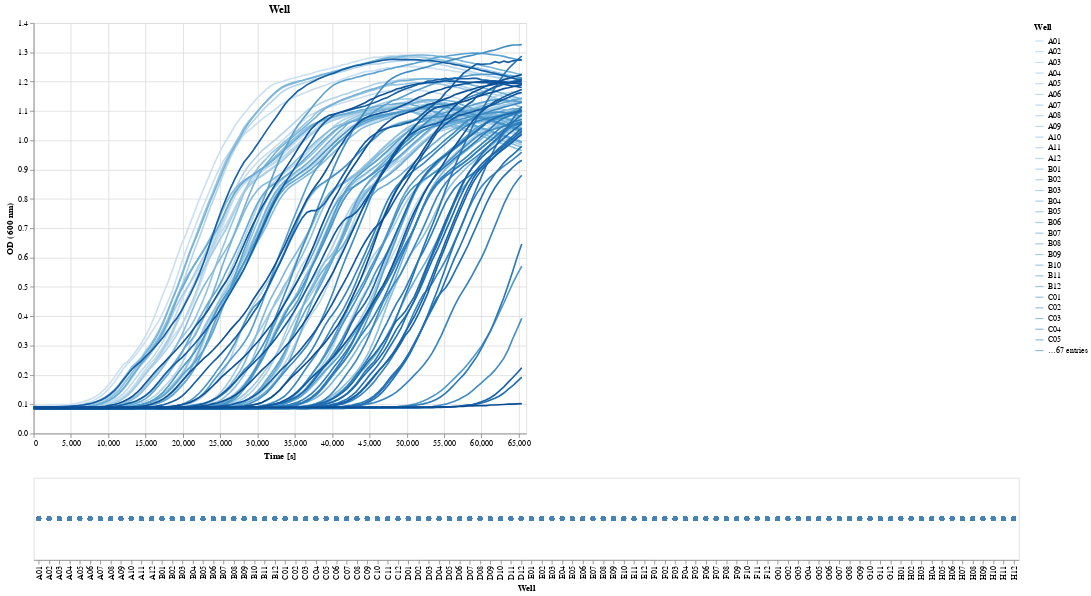

Notebook code cell kept with this figure:
### Markdown cell above
#Alternative single (raw) data-plotting
Allows to choose specific Wells which shall be plotted.

### Code cell
#Definition of the selection, which transforms the output of the upper plot by interating with the lower plot
selection = alt.selection_multi(fields = ['Well'])

#upper plot -> plots the growthcurve of the Wells
top = alt.Chart(data_merged).mark_line().encode(
    alt.X('Time:Q', scale=alt.Scale(domain=(0, 66000)), axis=alt.Axis(title='Time [s]')),
    alt.Y('Value:Q', scale=alt.Scale(domain=(0.0, 1.40)), axis=alt.Axis(title='OD (600 nm)')),
    color='Well:O'
).properties(
    width = 600,
    height = 500,
    title = 'Well'
).transform_filter(
    selection
)

#lower plot -> plots the Wells as dots, where the user can select a specific Well which then is plotted in the upper diagramm
bottom = alt.Chart().mark_circle().encode(
    x= 'Well',
    color = alt.condition(selection, alt.value('steelblue'), alt.value('lightgray'))
).properties(
    width=1200, height=100
).add_selection(
    selection
)

#plot-command which fuses both plots
alt.vconcat(
    top, bottom,
    data=data_melted
)

### Figure 1 — Vega-Lite specification as saved in the notebook (floating-point values rounded to 4 significant figures; data arrays with more than 128 entries replaced by an {"elided": "..."} marker saying what was removed)
{"config": {"view": {"continuousWidth": 400, "continuousHeight": 300}}, "vconcat": [{"data": {"name": "data-fc8da590965aaa21415697be8d60dca7"}, "mark": "line", "encoding": {"color": {"type": "ordinal", "field": "Well"}, "x": {"type": "quantitative", "axis": {"title": "Time [s]"}, "field": "Time", "scale": {"domain": [0, 66000]}}, "y": {"type": "quantitative", "axis": {"title": "OD (600 nm)"}, "field": "Value", "scale": {"domain": [0.0, 1.4]}}}, "height": 500, "title": "Well", "transform": [{"filter": {"selection": "selector001"}}], "width": 600}, {"mark": "circle", "encoding": {"color": {"condition": {"value": "steelblue", "selection": "selector001"}, "value": "lightgray"}, "x": {"type": "nominal", "field": "Well"}}, "height": 100, "selection": {"selector001": {"type": "multi", "fields": ["Well"]}}, "width": 1200}], "data": {"name": "data-47cb4ed6391ba7d64bfdada50480bd43"}, "$schema": "https://vega.github.io/schema/vega-lite/v4.8.1.json", "datasets": {"data-47cb4ed6391ba7d64bfdada50480bd43": {"elided": "10560 records"}, "data-fc8da590965aaa21415697be8d60dca7": {"elided": "10560 records"}}}
